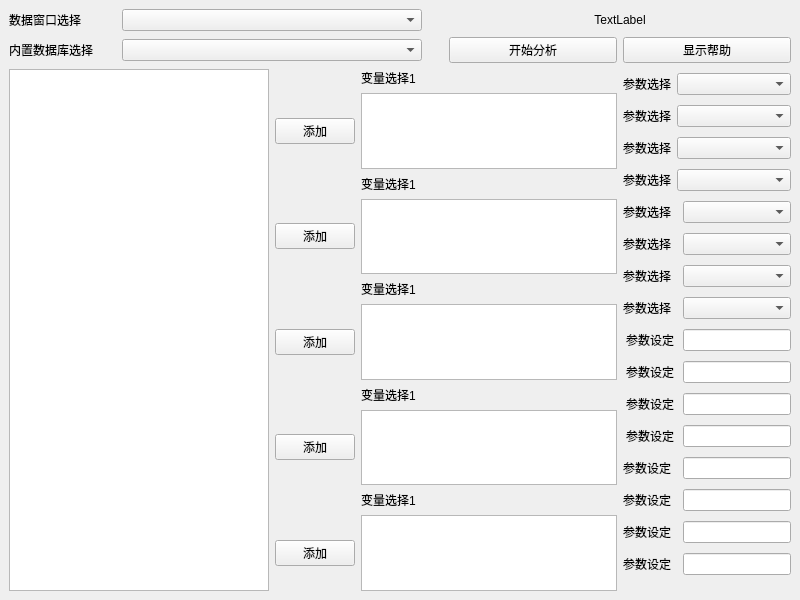
<?xml version="1.0" encoding="UTF-8"?>
<ui version="4.0">
 <class>MainWindow</class>
 <widget class="QMainWindow" name="MainWindow">
  <property name="windowModality">
   <enum>Qt::ApplicationModal</enum>
  </property>
  <property name="enabled">
   <bool>true</bool>
  </property>
  <property name="geometry">
   <rect>
    <x>0</x>
    <y>0</y>
    <width>800</width>
    <height>600</height>
   </rect>
  </property>
  <property name="windowTitle">
   <string>统计参数设置</string>
  </property>
  <widget class="QWidget" name="centralwidget">
   <layout class="QGridLayout" name="gridLayout_5">
    <item row="0" column="0">
     <widget class="QLabel" name="label_window">
      <property name="text">
       <string>数据窗口选择</string>
      </property>
     </widget>
    </item>
    <item row="0" column="1" colspan="2">
     <widget class="QComboBox" name="comboBox_window">
      <property name="sizePolicy">
       <sizepolicy hsizetype="Fixed" vsizetype="Fixed">
        <horstretch>0</horstretch>
        <verstretch>0</verstretch>
       </sizepolicy>
      </property>
      <property name="minimumSize">
       <size>
        <width>300</width>
        <height>0</height>
       </size>
      </property>
     </widget>
    </item>
    <item row="1" column="0">
     <widget class="QLabel" name="label_database">
      <property name="text">
       <string>内置数据库选择</string>
      </property>
     </widget>
    </item>
    <item row="1" column="1" colspan="2">
     <widget class="QComboBox" name="comboBox_database">
      <property name="sizePolicy">
       <sizepolicy hsizetype="Fixed" vsizetype="Fixed">
        <horstretch>0</horstretch>
        <verstretch>0</verstretch>
       </sizepolicy>
      </property>
      <property name="minimumSize">
       <size>
        <width>300</width>
        <height>0</height>
       </size>
      </property>
     </widget>
    </item>
    <item row="1" column="3">
     <widget class="QPushButton" name="pushButton_start">
      <property name="minimumSize">
       <size>
        <width>100</width>
        <height>0</height>
       </size>
      </property>
      <property name="text">
       <string>开始分析</string>
      </property>
     </widget>
    </item>
    <item row="1" column="4">
     <widget class="QPushButton" name="pushButton_help">
      <property name="minimumSize">
       <size>
        <width>100</width>
        <height>0</height>
       </size>
      </property>
      <property name="text">
       <string>显示帮助</string>
      </property>
     </widget>
    </item>
    <item row="2" column="0" rowspan="5" colspan="2">
     <widget class="QListView" name="listView_all">
      <property name="sizePolicy">
       <sizepolicy hsizetype="Expanding" vsizetype="Expanding">
        <horstretch>0</horstretch>
        <verstretch>0</verstretch>
       </sizepolicy>
      </property>
      <property name="minimumSize">
       <size>
        <width>200</width>
        <height>0</height>
       </size>
      </property>
     </widget>
    </item>
    <item row="2" column="2" colspan="2">
     <layout class="QGridLayout" name="gridLayout">
      <item row="0" column="1">
       <widget class="QLabel" name="label_l1">
        <property name="text">
         <string>变量选择1</string>
        </property>
       </widget>
      </item>
      <item row="1" column="0">
       <widget class="QPushButton" name="pushButton_1">
        <property name="text">
         <string>添加</string>
        </property>
       </widget>
      </item>
      <item row="1" column="1">
       <widget class="QListView" name="listView_1"/>
      </item>
     </layout>
    </item>
    <item row="2" column="4" rowspan="5">
     <layout class="QGridLayout" name="gridLayout_4">
      <item row="0" column="0">
       <widget class="QLabel" name="label_p1">
        <property name="sizePolicy">
         <sizepolicy hsizetype="Preferred" vsizetype="Preferred">
          <horstretch>0</horstretch>
          <verstretch>1</verstretch>
         </sizepolicy>
        </property>
        <property name="text">
         <string>参数选择</string>
        </property>
        <property name="alignment">
         <set>Qt::AlignCenter</set>
        </property>
       </widget>
      </item>
      <item row="0" column="1" colspan="2">
       <widget class="QComboBox" name="comboBox_p1">
        <property name="sizePolicy">
         <sizepolicy hsizetype="Preferred" vsizetype="Fixed">
          <horstretch>0</horstretch>
          <verstretch>1</verstretch>
         </sizepolicy>
        </property>
       </widget>
      </item>
      <item row="1" column="0">
       <widget class="QLabel" name="label_p2">
        <property name="sizePolicy">
         <sizepolicy hsizetype="Preferred" vsizetype="Preferred">
          <horstretch>0</horstretch>
          <verstretch>1</verstretch>
         </sizepolicy>
        </property>
        <property name="text">
         <string>参数选择</string>
        </property>
        <property name="alignment">
         <set>Qt::AlignCenter</set>
        </property>
       </widget>
      </item>
      <item row="1" column="1" colspan="2">
       <widget class="QComboBox" name="comboBox_p2">
        <property name="sizePolicy">
         <sizepolicy hsizetype="Preferred" vsizetype="Fixed">
          <horstretch>0</horstretch>
          <verstretch>1</verstretch>
         </sizepolicy>
        </property>
       </widget>
      </item>
      <item row="2" column="0">
       <widget class="QLabel" name="label_p3">
        <property name="sizePolicy">
         <sizepolicy hsizetype="Preferred" vsizetype="Preferred">
          <horstretch>0</horstretch>
          <verstretch>1</verstretch>
         </sizepolicy>
        </property>
        <property name="text">
         <string>参数选择</string>
        </property>
        <property name="alignment">
         <set>Qt::AlignCenter</set>
        </property>
       </widget>
      </item>
      <item row="2" column="1" colspan="2">
       <widget class="QComboBox" name="comboBox_p3">
        <property name="sizePolicy">
         <sizepolicy hsizetype="Preferred" vsizetype="Fixed">
          <horstretch>0</horstretch>
          <verstretch>1</verstretch>
         </sizepolicy>
        </property>
       </widget>
      </item>
      <item row="3" column="0">
       <widget class="QLabel" name="label_p4">
        <property name="sizePolicy">
         <sizepolicy hsizetype="Preferred" vsizetype="Preferred">
          <horstretch>0</horstretch>
          <verstretch>1</verstretch>
         </sizepolicy>
        </property>
        <property name="text">
         <string>参数选择</string>
        </property>
        <property name="alignment">
         <set>Qt::AlignCenter</set>
        </property>
       </widget>
      </item>
      <item row="3" column="1" colspan="2">
       <widget class="QComboBox" name="comboBox_p4">
        <property name="sizePolicy">
         <sizepolicy hsizetype="Preferred" vsizetype="Fixed">
          <horstretch>0</horstretch>
          <verstretch>1</verstretch>
         </sizepolicy>
        </property>
       </widget>
      </item>
      <item row="4" column="0">
       <widget class="QLabel" name="label_p5">
        <property name="sizePolicy">
         <sizepolicy hsizetype="Preferred" vsizetype="Preferred">
          <horstretch>0</horstretch>
          <verstretch>1</verstretch>
         </sizepolicy>
        </property>
        <property name="text">
         <string>参数选择</string>
        </property>
        <property name="alignment">
         <set>Qt::AlignCenter</set>
        </property>
       </widget>
      </item>
      <item row="4" column="2">
       <widget class="QComboBox" name="comboBox_p5">
        <property name="sizePolicy">
         <sizepolicy hsizetype="Preferred" vsizetype="Fixed">
          <horstretch>0</horstretch>
          <verstretch>1</verstretch>
         </sizepolicy>
        </property>
       </widget>
      </item>
      <item row="5" column="0">
       <widget class="QLabel" name="label_p6">
        <property name="sizePolicy">
         <sizepolicy hsizetype="Preferred" vsizetype="Preferred">
          <horstretch>0</horstretch>
          <verstretch>1</verstretch>
         </sizepolicy>
        </property>
        <property name="text">
         <string>参数选择</string>
        </property>
        <property name="alignment">
         <set>Qt::AlignCenter</set>
        </property>
       </widget>
      </item>
      <item row="5" column="2">
       <widget class="QComboBox" name="comboBox_p6">
        <property name="sizePolicy">
         <sizepolicy hsizetype="Preferred" vsizetype="Fixed">
          <horstretch>0</horstretch>
          <verstretch>1</verstretch>
         </sizepolicy>
        </property>
       </widget>
      </item>
      <item row="6" column="0">
       <widget class="QLabel" name="label_p7">
        <property name="sizePolicy">
         <sizepolicy hsizetype="Preferred" vsizetype="Preferred">
          <horstretch>0</horstretch>
          <verstretch>1</verstretch>
         </sizepolicy>
        </property>
        <property name="text">
         <string>参数选择</string>
        </property>
        <property name="alignment">
         <set>Qt::AlignCenter</set>
        </property>
       </widget>
      </item>
      <item row="6" column="2">
       <widget class="QComboBox" name="comboBox_p7">
        <property name="sizePolicy">
         <sizepolicy hsizetype="Preferred" vsizetype="Fixed">
          <horstretch>0</horstretch>
          <verstretch>1</verstretch>
         </sizepolicy>
        </property>
       </widget>
      </item>
      <item row="7" column="0">
       <widget class="QLabel" name="label_p8">
        <property name="sizePolicy">
         <sizepolicy hsizetype="Preferred" vsizetype="Preferred">
          <horstretch>0</horstretch>
          <verstretch>1</verstretch>
         </sizepolicy>
        </property>
        <property name="text">
         <string>参数选择</string>
        </property>
        <property name="alignment">
         <set>Qt::AlignCenter</set>
        </property>
       </widget>
      </item>
      <item row="7" column="2">
       <widget class="QComboBox" name="comboBox_p8">
        <property name="sizePolicy">
         <sizepolicy hsizetype="Preferred" vsizetype="Fixed">
          <horstretch>0</horstretch>
          <verstretch>1</verstretch>
         </sizepolicy>
        </property>
       </widget>
      </item>
      <item row="8" column="0" colspan="2">
       <widget class="QLabel" name="label_s1">
        <property name="sizePolicy">
         <sizepolicy hsizetype="Preferred" vsizetype="Preferred">
          <horstretch>0</horstretch>
          <verstretch>1</verstretch>
         </sizepolicy>
        </property>
        <property name="text">
         <string>参数设定</string>
        </property>
        <property name="alignment">
         <set>Qt::AlignCenter</set>
        </property>
       </widget>
      </item>
      <item row="8" column="2">
       <widget class="QLineEdit" name="lineEdit_s1">
        <property name="sizePolicy">
         <sizepolicy hsizetype="Preferred" vsizetype="Fixed">
          <horstretch>0</horstretch>
          <verstretch>1</verstretch>
         </sizepolicy>
        </property>
       </widget>
      </item>
      <item row="9" column="0" colspan="2">
       <widget class="QLabel" name="label_s2">
        <property name="sizePolicy">
         <sizepolicy hsizetype="Preferred" vsizetype="Preferred">
          <horstretch>0</horstretch>
          <verstretch>1</verstretch>
         </sizepolicy>
        </property>
        <property name="text">
         <string>参数设定</string>
        </property>
        <property name="alignment">
         <set>Qt::AlignCenter</set>
        </property>
       </widget>
      </item>
      <item row="9" column="2">
       <widget class="QLineEdit" name="lineEdit_s2">
        <property name="sizePolicy">
         <sizepolicy hsizetype="Preferred" vsizetype="Fixed">
          <horstretch>0</horstretch>
          <verstretch>1</verstretch>
         </sizepolicy>
        </property>
       </widget>
      </item>
      <item row="10" column="0" colspan="2">
       <widget class="QLabel" name="label_s3">
        <property name="sizePolicy">
         <sizepolicy hsizetype="Preferred" vsizetype="Preferred">
          <horstretch>0</horstretch>
          <verstretch>1</verstretch>
         </sizepolicy>
        </property>
        <property name="text">
         <string>参数设定</string>
        </property>
        <property name="alignment">
         <set>Qt::AlignCenter</set>
        </property>
       </widget>
      </item>
      <item row="10" column="2">
       <widget class="QLineEdit" name="lineEdit_s3">
        <property name="sizePolicy">
         <sizepolicy hsizetype="Preferred" vsizetype="Fixed">
          <horstretch>0</horstretch>
          <verstretch>1</verstretch>
         </sizepolicy>
        </property>
       </widget>
      </item>
      <item row="11" column="0" colspan="2">
       <widget class="QLabel" name="label_s4">
        <property name="sizePolicy">
         <sizepolicy hsizetype="Preferred" vsizetype="Preferred">
          <horstretch>0</horstretch>
          <verstretch>1</verstretch>
         </sizepolicy>
        </property>
        <property name="text">
         <string>参数设定</string>
        </property>
        <property name="alignment">
         <set>Qt::AlignCenter</set>
        </property>
       </widget>
      </item>
      <item row="11" column="2">
       <widget class="QLineEdit" name="lineEdit_s4">
        <property name="sizePolicy">
         <sizepolicy hsizetype="Preferred" vsizetype="Fixed">
          <horstretch>0</horstretch>
          <verstretch>1</verstretch>
         </sizepolicy>
        </property>
       </widget>
      </item>
      <item row="12" column="0">
       <widget class="QLabel" name="label_s5">
        <property name="sizePolicy">
         <sizepolicy hsizetype="Preferred" vsizetype="Preferred">
          <horstretch>0</horstretch>
          <verstretch>1</verstretch>
         </sizepolicy>
        </property>
        <property name="text">
         <string>参数设定</string>
        </property>
        <property name="alignment">
         <set>Qt::AlignCenter</set>
        </property>
       </widget>
      </item>
      <item row="12" column="2">
       <widget class="QLineEdit" name="lineEdit_s5">
        <property name="sizePolicy">
         <sizepolicy hsizetype="Preferred" vsizetype="Fixed">
          <horstretch>0</horstretch>
          <verstretch>1</verstretch>
         </sizepolicy>
        </property>
       </widget>
      </item>
      <item row="13" column="0">
       <widget class="QLabel" name="label_s6">
        <property name="sizePolicy">
         <sizepolicy hsizetype="Preferred" vsizetype="Preferred">
          <horstretch>0</horstretch>
          <verstretch>1</verstretch>
         </sizepolicy>
        </property>
        <property name="text">
         <string>参数设定</string>
        </property>
        <property name="alignment">
         <set>Qt::AlignCenter</set>
        </property>
       </widget>
      </item>
      <item row="13" column="2">
       <widget class="QLineEdit" name="lineEdit_s6">
        <property name="sizePolicy">
         <sizepolicy hsizetype="Preferred" vsizetype="Fixed">
          <horstretch>0</horstretch>
          <verstretch>1</verstretch>
         </sizepolicy>
        </property>
       </widget>
      </item>
      <item row="14" column="0">
       <widget class="QLabel" name="label_s7">
        <property name="sizePolicy">
         <sizepolicy hsizetype="Preferred" vsizetype="Preferred">
          <horstretch>0</horstretch>
          <verstretch>1</verstretch>
         </sizepolicy>
        </property>
        <property name="text">
         <string>参数设定</string>
        </property>
        <property name="alignment">
         <set>Qt::AlignCenter</set>
        </property>
       </widget>
      </item>
      <item row="14" column="2">
       <widget class="QLineEdit" name="lineEdit_s7">
        <property name="sizePolicy">
         <sizepolicy hsizetype="Preferred" vsizetype="Fixed">
          <horstretch>0</horstretch>
          <verstretch>1</verstretch>
         </sizepolicy>
        </property>
       </widget>
      </item>
      <item row="15" column="0">
       <widget class="QLabel" name="label_s8">
        <property name="sizePolicy">
         <sizepolicy hsizetype="Preferred" vsizetype="Preferred">
          <horstretch>0</horstretch>
          <verstretch>1</verstretch>
         </sizepolicy>
        </property>
        <property name="text">
         <string>参数设定</string>
        </property>
        <property name="alignment">
         <set>Qt::AlignCenter</set>
        </property>
       </widget>
      </item>
      <item row="15" column="2">
       <widget class="QLineEdit" name="lineEdit_s8">
        <property name="sizePolicy">
         <sizepolicy hsizetype="Preferred" vsizetype="Fixed">
          <horstretch>0</horstretch>
          <verstretch>1</verstretch>
         </sizepolicy>
        </property>
       </widget>
      </item>
     </layout>
    </item>
    <item row="3" column="2" colspan="2">
     <layout class="QGridLayout" name="gridLayout_2">
      <item row="1" column="0">
       <widget class="QPushButton" name="pushButton_2">
        <property name="text">
         <string>添加</string>
        </property>
       </widget>
      </item>
      <item row="1" column="1">
       <widget class="QListView" name="listView_2"/>
      </item>
      <item row="0" column="1">
       <widget class="QLabel" name="label_l2">
        <property name="text">
         <string>变量选择1</string>
        </property>
       </widget>
      </item>
     </layout>
    </item>
    <item row="4" column="2" colspan="2">
     <layout class="QGridLayout" name="gridLayout_3">
      <item row="0" column="1">
       <widget class="QLabel" name="label_l3">
        <property name="text">
         <string>变量选择1</string>
        </property>
       </widget>
      </item>
      <item row="1" column="1">
       <widget class="QListView" name="listView_3"/>
      </item>
      <item row="1" column="0">
       <widget class="QPushButton" name="pushButton_3">
        <property name="text">
         <string>添加</string>
        </property>
       </widget>
      </item>
     </layout>
    </item>
    <item row="5" column="2" colspan="2">
     <layout class="QGridLayout" name="gridLayout_6">
      <item row="0" column="1">
       <widget class="QLabel" name="label_l4">
        <property name="text">
         <string>变量选择1</string>
        </property>
       </widget>
      </item>
      <item row="1" column="0">
       <widget class="QPushButton" name="pushButton_4">
        <property name="text">
         <string>添加</string>
        </property>
       </widget>
      </item>
      <item row="1" column="1">
       <widget class="QListView" name="listView_4"/>
      </item>
     </layout>
    </item>
    <item row="6" column="2" colspan="2">
     <layout class="QGridLayout" name="gridLayout_7">
      <item row="0" column="1">
       <widget class="QLabel" name="label_l5">
        <property name="text">
         <string>变量选择1</string>
        </property>
       </widget>
      </item>
      <item row="1" column="1">
       <widget class="QListView" name="listView_5">
        <property name="enabled">
         <bool>true</bool>
        </property>
       </widget>
      </item>
      <item row="1" column="0">
       <widget class="QPushButton" name="pushButton_5">
        <property name="text">
         <string>添加</string>
        </property>
       </widget>
      </item>
     </layout>
    </item>
    <item row="0" column="3" colspan="2">
     <widget class="QLabel" name="label_method">
      <property name="text">
       <string>TextLabel</string>
      </property>
      <property name="alignment">
       <set>Qt::AlignCenter</set>
      </property>
     </widget>
    </item>
   </layout>
  </widget>
 </widget>
 <resources/>
 <connections/>
</ui>
